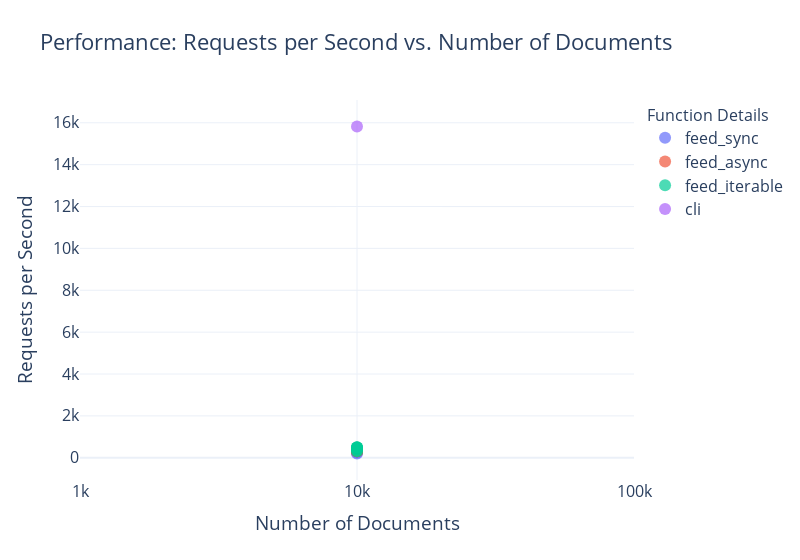

The code cell stored with this chart in its notebook:
### Code cell
df_total = pd.concat([df, df_cli])

plot_performance(df_total)

### Figure 1 — Plotly figure (JSON) as saved in the notebook; plotly's stock layout.template omitted (floating-point values rounded to 4 significant figures)
{"data": [{"customdata": [[null, null, 16, null], [null, null, 64, null]], "hovertemplate": "function_name=feed_sync<br>Number of Documents=%{x}<br>Requests per Second=%{y}<br>max_workers=%{customdata[0]}<br>max_queue_size=%{customdata[1]}<br>max_connections=%{customdata[2]}<br>num_concurrent_requests=%{customdata[3]}<extra></extra>", "legendgroup": "feed_sync", "marker": {"color": "#636efa", "opacity": 0.7, "size": 12, "symbol": "circle"}, "mode": "markers", "name": "feed_sync", "orientation": "v", "showlegend": true, "type": "scatter", "x": [10000, 10000], "xaxis": "x", "y": [202.7, 251.0], "yaxis": "y"}, {"customdata": [[null, null, 16, 1000], [null, null, 16, 10000], [null, null, 64, 1000], [null, null, 64, 10000]], "hovertemplate": "function_name=feed_async<br>Number of Documents=%{x}<br>Requests per Second=%{y}<br>max_workers=%{customdata[0]}<br>max_queue_size=%{customdata[1]}<br>max_connections=%{customdata[2]}<br>num_concurrent_requests=%{customdata[3]}<extra></extra>", "legendgroup": "feed_async", "marker": {"color": "#EF553B", "opacity": 0.7, "size": 12, "symbol": "circle"}, "mode": "markers", "name": "feed_async", "orientation": "v", "showlegend": true, "type": "scatter", "x": [10000, 10000, 10000, 10000], "xaxis": "x", "y": [308.7, 308.2, 306.9, 308.5], "yaxis": "y"}, {"customdata": [[16, 1000, 64, null], [16, 10000, 64, null], [64, 1000, 64, null], [64, 10000, 64, null], [16, 1000, 128, null], [16, 10000, 128, null], [64, 1000, 128, null], [64, 10000, 128, null]], "hovertemplate": "function_name=feed_iterable<br>Number of Documents=%{x}<br>Requests per Second=%{y}<br>max_workers=%{customdata[0]}<br>max_queue_size=%{customdata[1]}<br>max_connections=%{customdata[2]}<br>num_concurrent_requests=%{customdata[3]}<extra></extra>", "legendgroup": "feed_iterable", "marker": {"color": "#00cc96", "opacity": 0.7, "size": 12, "symbol": "circle"}, "mode": "markers", "name": "feed_iterable", "orientation": "v", "showlegend": true, "type": "scatter", "x": [10000, 10000, 10000, 10000, 10000, 10000, 10000, 10000], "xaxis": "x", "y": [421.9, 306.1, 494.7, 493.6, 421.0, 326.7, 497.3, 488.0], "yaxis": "y"}, {"customdata": [["unknown", "n/a", "unknown", null]], "hovertemplate": "function_name=cli<br>Number of Documents=%{x}<br>Requests per Second=%{y}<br>max_workers=%{customdata[0]}<br>max_queue_size=%{customdata[1]}<br>max_connections=%{customdata[2]}<br>num_concurrent_requests=%{customdata[3]}<extra></extra>", "legendgroup": "cli", "marker": {"color": "#ab63fa", "opacity": 0.7, "size": 12, "symbol": "circle"}, "mode": "markers", "name": "cli", "orientation": "v", "showlegend": true, "type": "scatter", "x": [10000], "xaxis": "x", "y": [15820.0], "yaxis": "y"}], "layout": {"font": {"size": 16}, "legend": {"title": {"font": {"size": 16}, "text": "Function Details"}, "tracegroupgap": 0, "x": 800, "xanchor": "auto", "y": 1, "yanchor": "auto"}, "title": {"text": "Performance: Requests per Second vs. Number of Documents"}, "width": 800, "xaxis": {"anchor": "y", "domain": [0, 1], "ticktext": ["1k", "10k", "100k"], "tickvals": [1000, 10000, 100000], "title": {"text": "Number of Documents"}, "type": "log"}, "yaxis": {"anchor": "x", "domain": [0, 1], "title": {"text": "Requests per Second"}}}}
